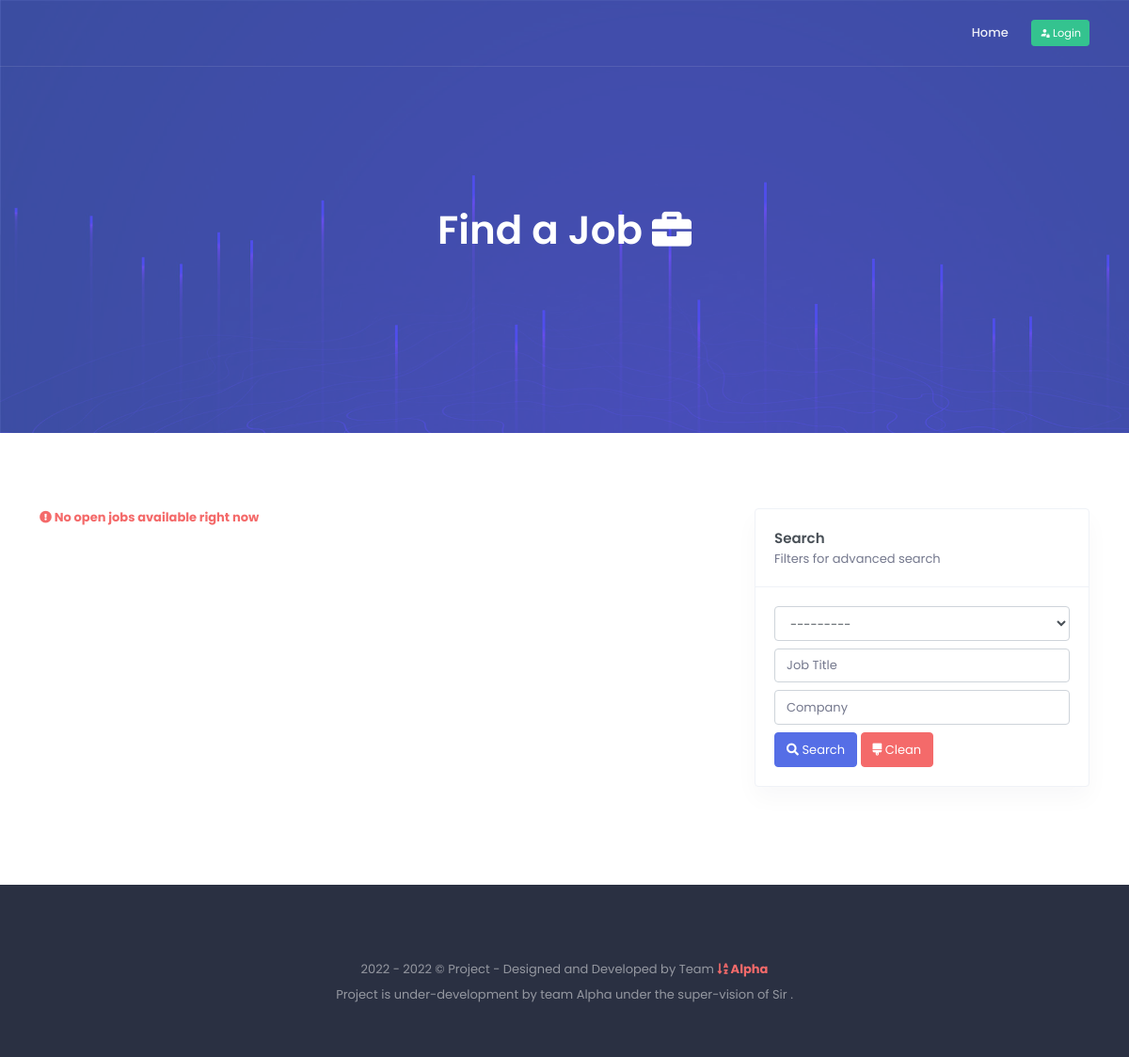
The app's page /, older data.
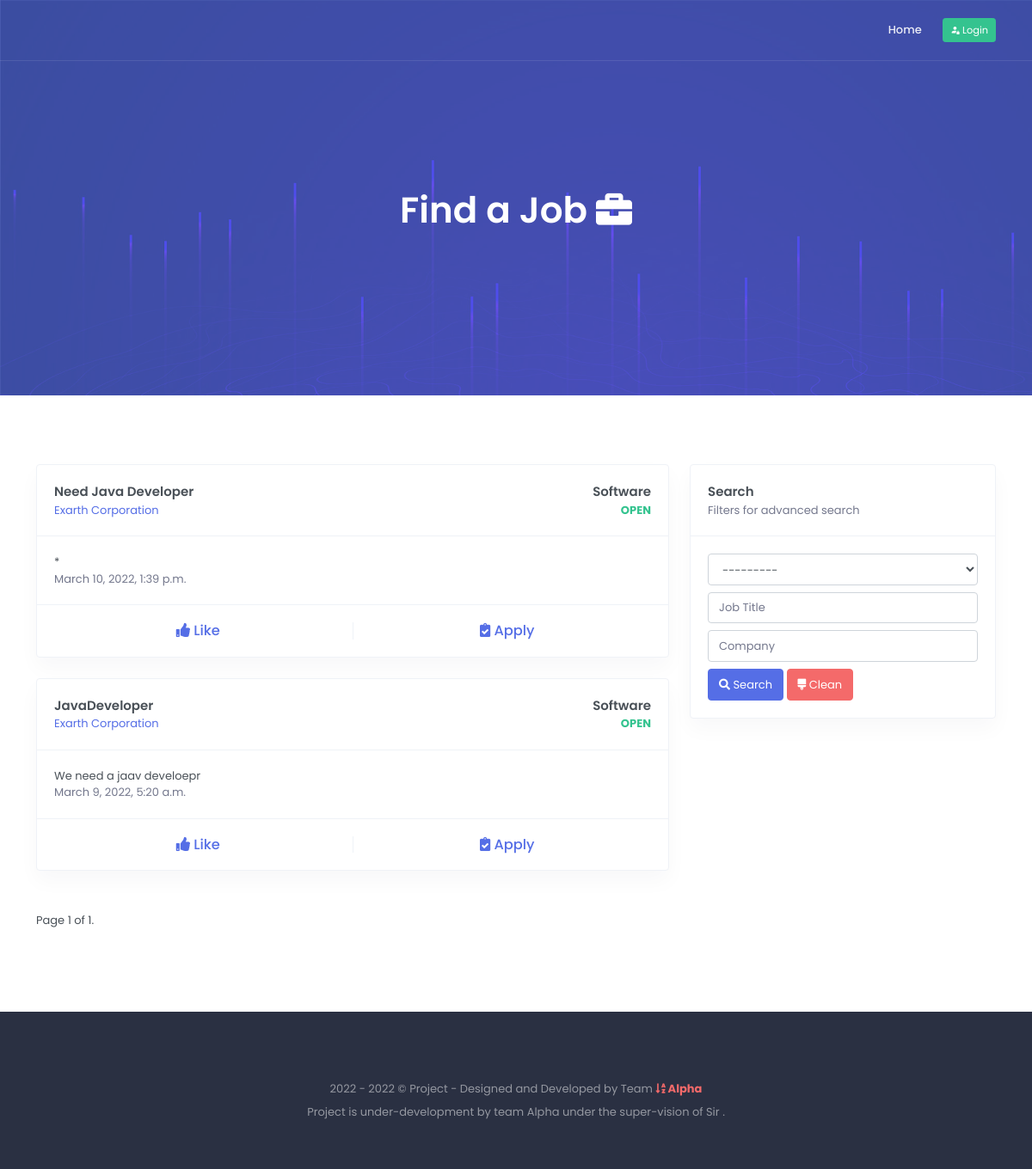
The same page, newer data.
### src/portals/company/models.py (models this page shows, shortened)
class Job(models.Model):
    STATUS_CHOICE = (
        ('o', 'Open'),
        ('c', 'Close')
    )
    title = models.CharField(max_length=255)
    category = models.ForeignKey(Category, on_delete=models.CASCADE)
    description = models.TextField()
    detailed_description = RichTextField(null=True, blank=True)
    company = models.ForeignKey('Company', related_name='job_provider', on_delete=models.CASCADE, blank=True)
    start_time = models.DateTimeField(null=True, blank=True)
    end_time = models.DateTimeField(null=True, blank=True)
    likes = models.ManyToManyField(User, related_name='likes')
    candidates = models.ManyToManyField(User, related_name='candidates', through='Candidate')
    status = models.CharField(max_length=1, choices=STATUS_CHOICE, default='o')
    is_active = models.BooleanField(default=True)
    created_on = models.DateTimeField(auto_now=False, auto_now_add=True)
    class Meta:
        ordering = ['-pk']

class Company(models.Model):
    TYPE_CHOICE = (
        ('per', 'Personal'),
        ('pre', 'Premium'),
        ('ent', 'Enterprise'),
    )
    user = models.OneToOneField(User, on_delete=models.CASCADE)
    name = models.CharField(max_length=255, default="Name")
    tag_line = models.CharField(max_length=255, null=True, blank=True)
    description = models.TextField(null=True, blank=True)
    business_type = models.CharField(max_length=255, choices=TYPE_CHOICE, default='per')
    contact_number = models.CharField(max_length=20, null=True, blank=True)
    contact_email = models.CharField(max_length=255, null=True, blank=True)
    contact_address = models.TextField(null=True, blank=True)
    class Meta:
        verbose_name_plural = "Companies"

class Category(models.Model):
    name = models.CharField(max_length=255)
    class Meta:
        verbose_name_plural = "Categories"
    def __str__(self):
        return self.name

### src/website/views.py (the view)
# urls.py: path('', HomeView.as_view(), name='home'),
class HomeView(ListView):
    template_name = 'website/home.html'
    paginate_by = 20
    model = Job
    def get_context_data(self, **kwargs):
        context = super(HomeView, self).get_context_data(**kwargs)
        jobs = Job.objects.filter(status='o')
        if self.request.user.is_authenticated:
            jobs_candidate_user = Job.objects.filter(candidate__user=self.request.user).values('pk')
            jobs_liked_by_user = Job.objects.filter(likes=self.request.user).values('pk')
            likes_list = [x['pk'] for x in jobs_liked_by_user]
            jobs = jobs.exclude(pk__in=jobs_candidate_user)
            context['like_ids'] = likes_list
        filter_object = JobFilter(self.request.GET, queryset=jobs)
        context['filter_form'] = filter_object.form
        paginator = Paginator(filter_object.qs, 50)
        page_number = self.request.GET.get('page')
        page_object = paginator.get_page(page_number)
        context['object_list'] = page_object
        return context

### src/website/templates/website/home.html (shortened to what this page needs)
{% extends 'website/base.html' %}
{% load static %}
{% load custom_tags %}
{% block base_content %}
    <section class="section hero-section bg-ico-hero" id="home">
        <div class="bg-overlay bg-primary"></div>
        <div class="container">
            <div class="row align-items-center">
                <div class="col-12">
                    <div class="text-white-50 text-center">
                        <h1 class="text-white font-weight-semibold mb-0 hero-title">
                            Find a Job <i class="fa fa-briefcase"></i>
                        </h1>
                    </div>
                </div>
            </div>
        </div>
    </section>
    <section class="section bg-white" id="roadmap">
        <div class="container">
            <div class="row">
                <div class="col-8">
                    {% if object_list %}
                        {% for object in object_list %}
                            <div class="card border">
                                <div class="card-body border-bottom">
                                    <div class="row">
                                        <div class="col">
                                            <p class="card-title mb-0">{{ object.title }}</p>
                                            <p class="mb-0"><a href="#">{{ object.company.name }}</a></p>
                                        </div>
                                        <div class="col text-right">
                                            <p class="mb-0 card-title">{{ object.category.name }}</p>
                                            <p class="mb-0 card-title-desc text-success"><b>OPEN</b></p>
                                        </div>
                                    </div>
                                </div>
                                <div class="card-body">
                                    {{ object.description }}
                                    <p class="text-secondary mb-0">{{ object.created_on }}</p>
                                </div>
                                <div class="card-body border-top">
                                    <div class="row text-center">
                                        <div class="col border-right">
                                            <h5 class="mb-0">
                                                {% if object.pk in like_ids and request.user.is_authenticated %}
                                                    <a href="{% url 'customer:job-like' object.pk %}" class="text-danger"><i class="fa fa-thumbs-down text-danger"></i> Dislike</a>
                                                {% else %}
                                                    <a href="{% url 'customer:job-like' object.pk %}"><i class="fa fa-thumbs-up text-primary"></i> Like</a>
                                                {% endif %}
                                            </h5>
                                        </div>
                                        <div class="col">
                                            <h5 class="mb-0">
                                                <a href="{% url 'customer:application-apply' object.pk %}"><i class="fa fa-clipboard-check"></i> Apply</a>
                                            </h5>
                                        </div>
                                    </div>
                                </div>
                            </div>
                        {% endfor %}
                    {% else %}
                        <p class="text-danger">
                            <b>
                                <i class="fa fa-exclamation-circle"></i>
                                No open jobs available right now
                            </b>
                        </p>
                    {% endif %}
                </div>
                {% if job_list %}
                    <div class="col-4">
                        <div class="card border">
                            <div class="card-body border-bottom">
                                <p class="mb-0 card-title">Search</p>
                                <p class="mb-0 card-title-desc">Filters for advanced search</p>
                            </div>
                            <div class="card-body">
                                <form method="get">
                                    <div class="">
                                        {{ filter_form }}
                                        <div class="mt-2">
                                            <button class="btn btn-primary" type="submit">
                                                <i class="fa fa-search"></i> Search
                                            </button>
                                            <a href="#" class="btn btn-danger" type="submit">
                                                <i class="fa fa-brush"></i> Clean
                                            </a>
                                        </div>
                                    </div>
                                </form>
                            </div>
                        </div>
                    </div>
                {% endif %}
            </div>
            {% if object_list %}
                <div class="row">
                    <div class="col-md-12">
                        <div class="mt-4">
                            <ul class="pagination">
                                <li class="">
                                    <span>Page {{ object_list.number }} of {{ object_list.paginator.num_pages }}.</span>
                                </li>
                            </ul>
                        </div>
                    </div>
                </div>
            {% endif %}
        </div>
    </section>
{% endblock %}

### src/website/templates/website/base.html (shortened to what this page needs)
{% load static %}
<!doctype html>
<html lang="en">
<head>
    <link rel="stylesheet" href="{% static 'core/libs/owl.carousel/assets/owl.carousel.min.css' %}">
    <link rel="stylesheet" href="{% static 'core/libs/owl.carousel/assets/owl.theme.default.min.css' %}">
    <link href="{% static 'core/css/bootstrap.min.css' %}" rel="stylesheet"/>
    <link href="{% static 'core/css/icons.min.css' %}" rel="stylesheet"/>
    <link href="{% static 'core/css/app.min.css' %}" rel="stylesheet"/>
</head>
<body data-spy="scroll" data-target="#topnav-menu" data-offset="60">
{% block base_header %}
    {% include 'website/include/header.html' %}
{% endblock %}
{% block base_content %}{% endblock %}
{% block base_footer %}
    {% include 'website/include/footer.html' %}
{% endblock %}
</body>
</html>

### src/website/templates/website/include/header.html (shortened to what this page needs)
{% load static %}
<nav class="navbar navbar-expand-lg navigation fixed-top sticky">
    <div class="container">
        <div class="collapse navbar-collapse" id="topnav-menu-content">
            <ul class="navbar-nav ml-auto" id="topnav-menu">
                <li class="nav-item">
                    <a class="nav-link" href="/">Home</a>
                </li>
            </ul>
            {% if request.user.is_authenticated %}
                <div class="ml-lg-2">
                    <a class="btn btn-sm btn-success" href="{% url 'accounts:cross-auth-view' %}">
                        <i class="mdi mdi-view-dashboard"></i> Dashboard
                    </a>
                </div>
            {% else %}
                <div class="ml-lg-2">
                    <a class="btn btn-sm btn-success" href="{% url 'account_login' %}">
                        <i class="mdi mdi-account-lock"></i> Login
                    </a>
                </div>
            {% endif %}
        </div>
    </div>
</nav>

### src/website/templates/website/include/footer.html
{% load static %}
<footer class="landing-footer">
    <div class="container">
        <div class="row justify-content-center">
            <div class="col-lg-6 text-center">
                <p class="mb-2">2022 - {% now 'Y' %} © Project - Designed and Developed by Team
                    <b class="text-danger"><i class="fa fa-sort-alpha-down"></i> Alpha</b>
                </p>
                <p>
                    Project is under-development by team Alpha under the super-vision of Sir .
                </p>
            </div>
        </div>
    </div>
</footer>

Row changes from the older to the newer data that the page shows:
now on this page (row edited): Job: title "Need Java Developer", company.name "Exarth Corporation", category.name "Software", description "*", created_on "March 10, 2022, 1:39 p.m.", shows "Like"
now on this page (row edited): Job: title "JavaDeveloper", company.name "Exarth Corporation", category.name "Software", description "We need a jaav develoepr", created_on "March 9, 2022, 5:20 a.m.", shows "Like"
Text that changed along with them:
{{ object_list.number }}: (not shown) → "1"
{{ object_list.paginator.num_pages }}: (not shown) → "1"
text no longer shown: "No open jobs available right now"
text now shown: "Page of ."
